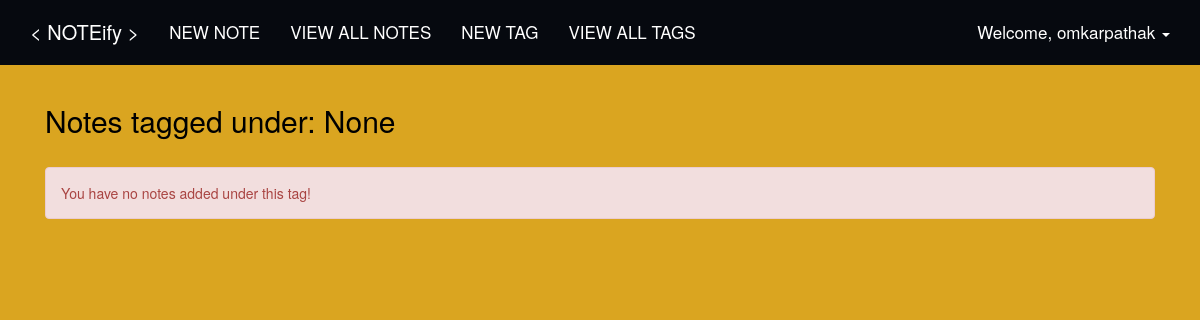
/tags/view/27 (signed in), run on an earlier commit of the app's database.
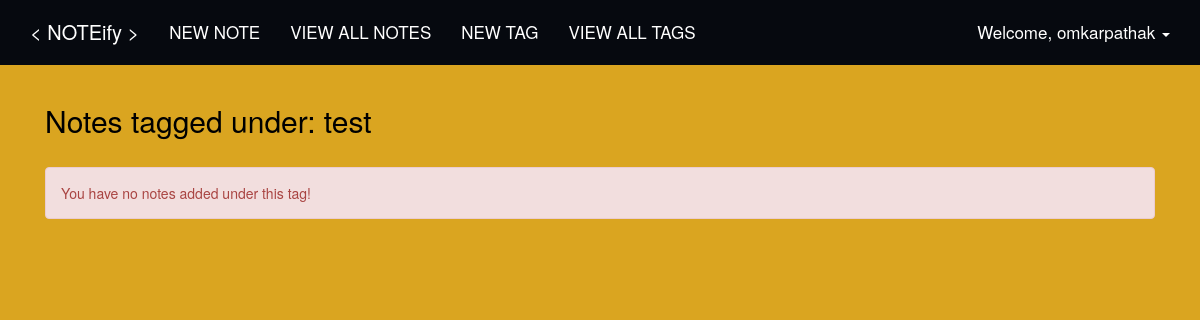
And on a later commit of the database.
### tables this page shows
CREATE TABLE "tags" (
	`id`	INTEGER PRIMARY KEY AUTOINCREMENT,
	`tag`	TEXT,
	`user_id`	INTEGER,
	FOREIGN KEY(`user_id`) REFERENCES `users`(`id`)
);

### core/views.py (the view)
@core.route("/tags/view/<tag_id>")
@login_required
def view_notes_using_tag(tag_id):
    notes = functions.get_notes_using_tag_id(tag_id, session['id'])
    tag_name = functions.get_tagname_using_tag_id(tag_id)
    return render_template(
        'view_tag.html',
        notes=notes,
        username=session['username'],
        tag_name=tag_name
    )

### utils/functions.py (called while the page is built)
def get_database_connection():
    import sqlite3
    sqlite_file = 'notes.db'
    file_exists = os.path.isfile(sqlite_file)
    conn = sqlite3.connect(sqlite_file)
    if not file_exists:
        create_sqlite_tables(conn)
    return conn

def get_tagname_using_tag_id(tag_id):
    conn = get_database_connection()
    try:
        cursor = conn.cursor()
        cursor.execute('SELECT tag FROM tags WHERE id=?', (str(tag_id), ))
        results = cursor.fetchone()
        cursor.close()
        return ''.join(results)
    except:
        cursor.close()

def get_notes_using_tag_id(tag_id, username):
    conn = get_database_connection()
    try:
        cursor = conn.cursor()
        cursor.execute('SELECT id, note_title FROM notes WHERE user_id=? AND tags like ?', (username, '%' + tag_id + '%'))
        results = cursor.fetchall()
        cursor.close()
        return results
    except:
        cursor.close()

### templates/view_tag.html
{% extends "index.html" %}
{% block content %}
    <div class="container"  style="padding-top: 2%">
        <div class="col-lg-12 col-md-12 col-sm-12 col-xs-12">
            <h2> Notes tagged under: {{ tag_name }}</h2>
            <br>
            {% if username %}
                {% if notes %}
                    <table class="table table-hover table-striped table-bordered" style="background-color: white;">
                        <thead class="text-center">
                            <tr>
                                <th class="text-center">#</th>
                                <th>Note Title</th>
                            </tr>
                        </thead>
                        <tbody>
                            {% for note in notes %}
                                <tr>
                                    <td class="text-center">{{ loop.index }}</td>
                                    <td><a href="/notes/{{ note[0] }}/">{{ note[1] }}</a></td>
                                </tr>
                            {%  endfor %}
                        </tbody>
                    </table>
                {% else %}
                    <div class="alert alert-danger">
                        You have no notes added under this tag!
                    </div>
                {% endif %}
            {% endif %}
        </div>
    </div>
{% endblock %}

What changed in the data, as far as the page shows it:
added tags: tag "test"
Also different on the page:
{{ tag_name }}: "None" → (not shown)
